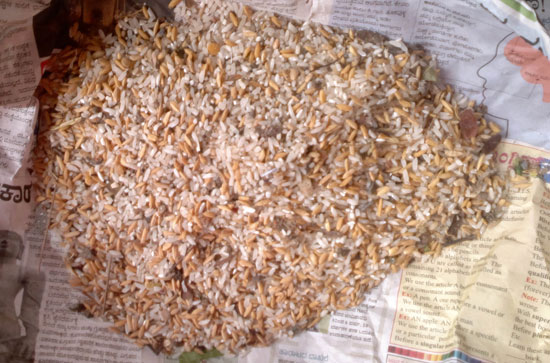
%> input picture rice.jpg, 550 x 363 px
$ octave testing7.m   (GNU Octave 9; MATLAB toolbox functions it lacks are replaced by stand-ins)
%> lines starting %> are read from the running program, lines starting %| are printed output that depends on the picture; in (x1, y1, x2, y2) boxes, pixels count from 0 and x2, y2 are one past the last pixel; in counts of white or black regions, pixels touching at a corner belong together; the program's own positions count from 1
RGB = imread('rice.jpg');
%> RGB is the input picture: size 363x550x3 uint8; mean R, G, B 174.3, 144.2, 128.3
I = rgb2gray(RGB)
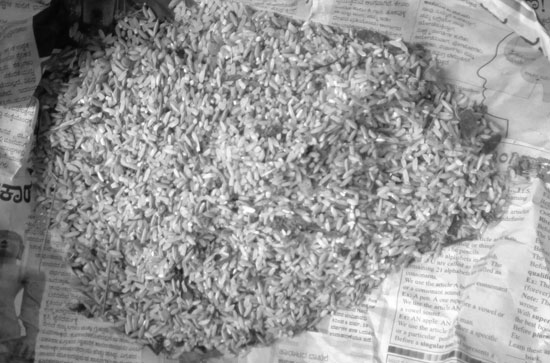
%> I: size 363x550 uint8; min 3, max 255, mean 151.4
BW = im2bw(I, 0.6)
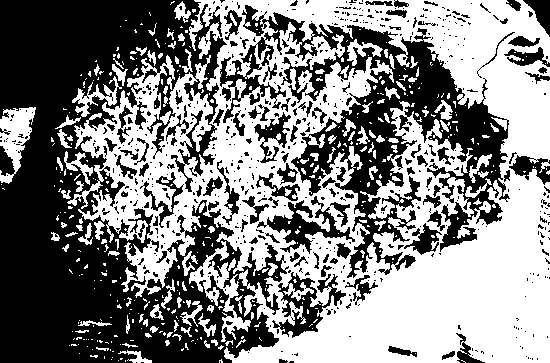
%> BW: size 363x550 logical; 51.7% white; 611 black regions (495 under 20 px), largest, box (x1, y1, x2, y2) and area: (0, 0, 289, 363) 57432, (220, 5, 510, 278) 22553, (272, 272, 346, 338) 1726
B = medfilt2(BW)
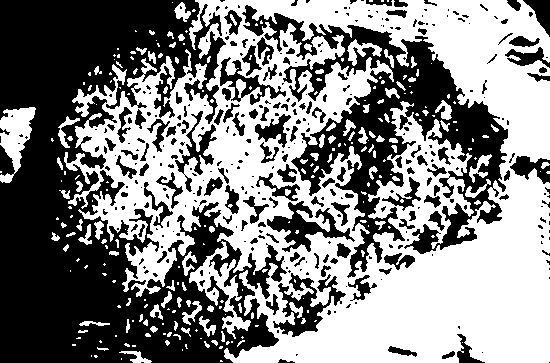
%> B: size 363x550 logical; 52.1% white; 349 black regions (222 under 20 px), largest, box (x1, y1, x2, y2) and area: (0, 0, 287, 363) 56746, (242, 5, 508, 278) 20767, (273, 273, 346, 337) 1733

RGB1 = imread('brown_rice.jpg');
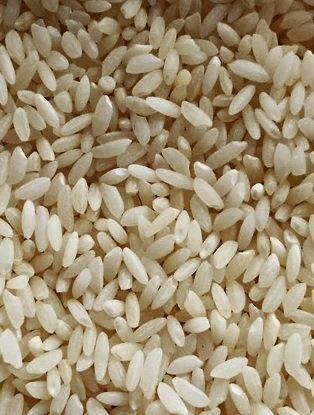
%> input picture brown_rice.jpg, 314 x 415 px
%> RGB1 is the input picture: size 415x314x3 uint8; mean R, G, B 160.6, 144.8, 113.8
I1 = rgb2gray(RGB1)
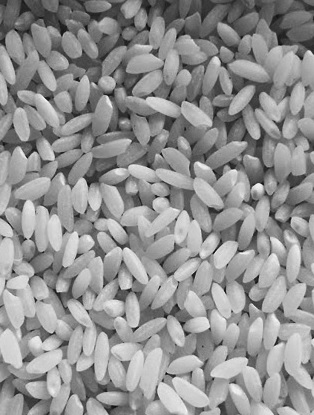
%> I1: size 415x314 uint8; min 5, max 250, mean 146
BW1 = im2bw(I1, 0.6)
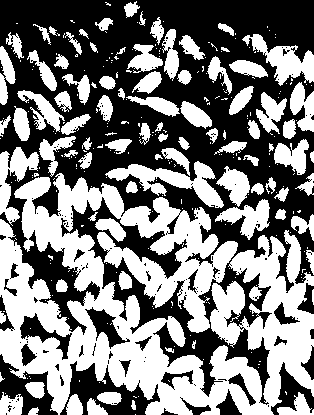
%> BW1: size 415x314 logical; 48.5% white; 305 white regions (218 under 20 px), largest, box (x1, y1, x2, y2) and area: (0, 173, 314, 415) 38836, (105, 161, 224, 208) 1984, (242, 34, 314, 86) 1469
B1 = medfilt2(BW1)
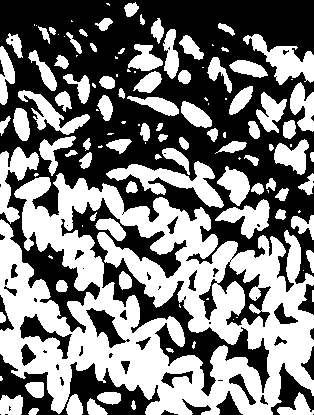
%> B1: size 415x314 logical; 48.3% white; 123 white regions (39 under 20 px), largest, box (x1, y1, x2, y2) and area: (0, 173, 314, 415) 39149, (106, 161, 224, 208) 1988, (243, 34, 314, 85) 1475

%> (the run ends here)
